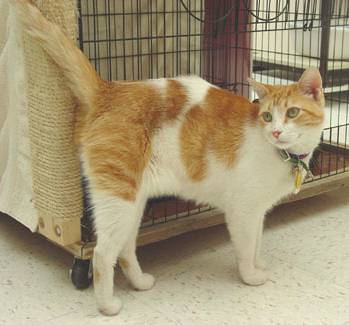
#> input picture 2025_NVIDIA_GTC/demos/images/which-animal/training_set/cats/cat.1113.jpg, 349 x 325 px, found by its file name; its folder holds 4 pictures in this run
$ python resize.py
#> lines starting #> are read from the running program, lines starting #| are printed output that depends on the picture
import os
from PIL import Image

# Define the desired image size (width, height)
IMAGE_SIZE = (224, 224)

def mark_images_with_black_pixel(directory, size=IMAGE_SIZE):
    """
    Walk through a directory, resize each JPG image to the specified size,
    and mark it with a black pixel at coordinates (50, 50).
    """
#> called with directory = 'training_set/cats', size = (224, 224)
    for filename in os.listdir(directory):
        # Process only JPG images
        if filename.lower().endswith('.jpg'):
            file_path = os.path.join(directory, filename)
            with Image.open(file_path) as img:
                # Convert image to RGB mode if necessary
#> img is the input picture: PIL image 349x325 RGB; mean R, G, B 162.5, 148.6, 116.9
                if img.mode != 'RGB':
                    img = img.convert('RGB')

                # Resize the image to the defined image size
                img = img.resize(size)
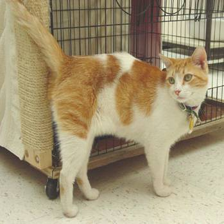
#> img: PIL image 224x224 RGB; mean R, G, B 162.5, 148.6, 116.9

                # Overwrite the original image with the updated image
                img.save(file_path)
#> pass 2 of the loop in mark_images_with_black_pixel, `for filename in os.listdir(directory):`:
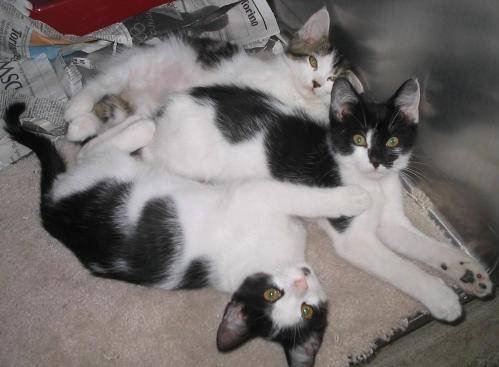
#> input picture 2025_NVIDIA_GTC/demos/images/which-animal/training_set/cats/cat.1192.jpg, 499 x 367 px, found by its file name
#> in mark_images_with_black_pixel, img is the input picture: PIL image 499x367 RGB; mean R, G, B 118.8, 113.3, 112.1
#> in mark_images_with_black_pixel, `img = img.resize(size)`:
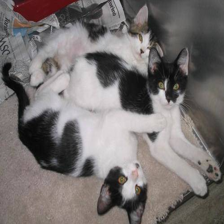
#> img: PIL image 224x224 RGB; mean R, G, B 118.8, 113.3, 112.1
#> pass 3 of the loop in mark_images_with_black_pixel, `for filename in os.listdir(directory):`:
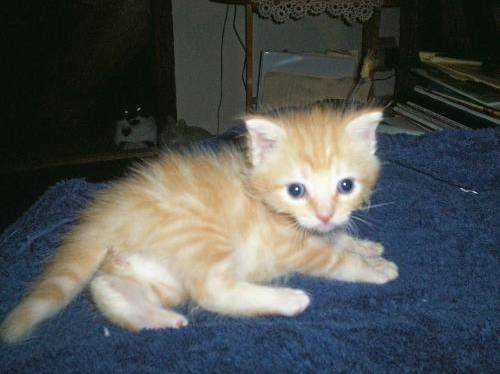
#> input picture 2025_NVIDIA_GTC/demos/images/which-animal/training_set/cats/cat.1999.jpg, 500 x 374 px, found by its file name
#> in mark_images_with_black_pixel, img is the input picture: PIL image 500x374 RGB; mean R, G, B 80.9, 84.3, 83.6
#> in mark_images_with_black_pixel, `img = img.resize(size)`:
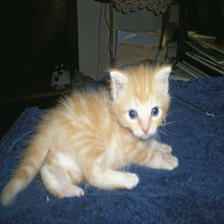
#> img: PIL image 224x224 RGB; mean R, G, B 80.8, 84.3, 83.6
#> the loop made 4 passes; the first 3 are shown

if __name__ == "__main__":
    # Replace 'your_directory_path' with the path to your image folder
    directory_path = 'training_set/cats'
    mark_images_with_black_pixel(directory_path)

    directory_path = 'training_set/dogs'
    mark_images_with_black_pixel(directory_path)
#> (the run stopped early here; a loop or call above may not have finished)
